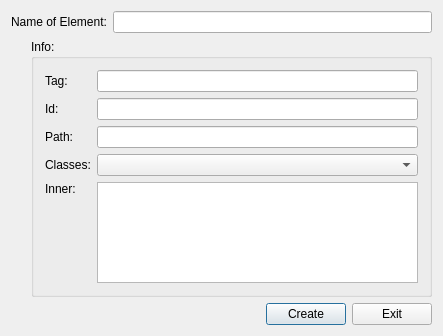
<?xml version="1.0" encoding="UTF-8"?>
<ui version="4.0">
 <class>AddPageElement</class>
 <widget class="QDialog" name="AddPageElement">
  <property name="geometry">
   <rect>
    <x>0</x>
    <y>0</y>
    <width>443</width>
    <height>336</height>
   </rect>
  </property>
  <property name="windowTitle">
   <string>AddPageElement</string>
  </property>
  <layout class="QHBoxLayout" name="horizontalLayout">
   <item>
    <layout class="QVBoxLayout" name="verticalLayout">
     <item>
      <layout class="QVBoxLayout" name="verticalLayout_2">
       <item>
        <layout class="QHBoxLayout" name="horizontalLayout_4">
         <item>
          <widget class="QLabel" name="label">
           <property name="text">
            <string>Name of Element:</string>
           </property>
          </widget>
         </item>
         <item>
          <widget class="QLineEdit" name="name"/>
         </item>
        </layout>
       </item>
      </layout>
     </item>
     <item>
      <layout class="QHBoxLayout" name="horizontalLayout_3">
       <item>
        <spacer name="verticalSpacer">
         <property name="orientation">
          <enum>Qt::Vertical</enum>
         </property>
         <property name="sizeType">
          <enum>QSizePolicy::Expanding</enum>
         </property>
         <property name="sizeHint" stdset="0">
          <size>
           <width>20</width>
           <height>40</height>
          </size>
         </property>
        </spacer>
       </item>
       <item>
        <widget class="QGroupBox" name="groupBox">
         <property name="sizePolicy">
          <sizepolicy hsizetype="Expanding" vsizetype="Preferred">
           <horstretch>0</horstretch>
           <verstretch>0</verstretch>
          </sizepolicy>
         </property>
         <property name="title">
          <string>Info:</string>
         </property>
         <layout class="QHBoxLayout" name="horizontalLayout_5">
          <item>
           <layout class="QGridLayout" name="gridLayout_2">
            <item row="3" column="1">
             <widget class="QComboBox" name="classes"/>
            </item>
            <item row="3" column="0">
             <widget class="QLabel" name="label_2">
              <property name="text">
               <string>Classes:</string>
              </property>
             </widget>
            </item>
            <item row="5" column="0">
             <layout class="QVBoxLayout" name="verticalLayout_5">
              <item>
               <widget class="QLabel" name="label_5">
                <property name="text">
                 <string>Inner:</string>
                </property>
               </widget>
              </item>
              <item>
               <spacer name="verticalSpacer_2">
                <property name="orientation">
                 <enum>Qt::Vertical</enum>
                </property>
                <property name="sizeHint" stdset="0">
                 <size>
                  <width>20</width>
                  <height>40</height>
                 </size>
                </property>
               </spacer>
              </item>
             </layout>
            </item>
            <item row="0" column="1">
             <widget class="QLineEdit" name="tag">
              <property name="sizePolicy">
               <sizepolicy hsizetype="Expanding" vsizetype="Fixed">
                <horstretch>0</horstretch>
                <verstretch>0</verstretch>
               </sizepolicy>
              </property>
             </widget>
            </item>
            <item row="0" column="0">
             <widget class="QLabel" name="label_3">
              <property name="text">
               <string>Tag:</string>
              </property>
             </widget>
            </item>
            <item row="2" column="1">
             <widget class="QLineEdit" name="path">
              <property name="sizePolicy">
               <sizepolicy hsizetype="Preferred" vsizetype="Fixed">
                <horstretch>0</horstretch>
                <verstretch>0</verstretch>
               </sizepolicy>
              </property>
             </widget>
            </item>
            <item row="2" column="0">
             <widget class="QLabel" name="label_8">
              <property name="text">
               <string>Path:</string>
              </property>
             </widget>
            </item>
            <item row="1" column="0">
             <widget class="QLabel" name="label_4">
              <property name="text">
               <string>Id:</string>
              </property>
             </widget>
            </item>
            <item row="1" column="1">
             <widget class="QLineEdit" name="id">
              <property name="sizePolicy">
               <sizepolicy hsizetype="Preferred" vsizetype="Fixed">
                <horstretch>0</horstretch>
                <verstretch>0</verstretch>
               </sizepolicy>
              </property>
             </widget>
            </item>
            <item row="5" column="1">
             <widget class="QTextBrowser" name="inner"/>
            </item>
           </layout>
          </item>
         </layout>
        </widget>
       </item>
      </layout>
     </item>
     <item>
      <layout class="QHBoxLayout" name="horizontalLayout_2">
       <item>
        <spacer name="horizontalSpacer">
         <property name="orientation">
          <enum>Qt::Horizontal</enum>
         </property>
         <property name="sizeHint" stdset="0">
          <size>
           <width>40</width>
           <height>20</height>
          </size>
         </property>
        </spacer>
       </item>
       <item>
        <widget class="QPushButton" name="create">
         <property name="text">
          <string>Create</string>
         </property>
        </widget>
       </item>
       <item>
        <widget class="QPushButton" name="exit">
         <property name="text">
          <string>Exit</string>
         </property>
        </widget>
       </item>
      </layout>
     </item>
    </layout>
   </item>
  </layout>
 </widget>
 <layoutdefault spacing="6" margin="11"/>
 <resources/>
 <connections/>
</ui>
